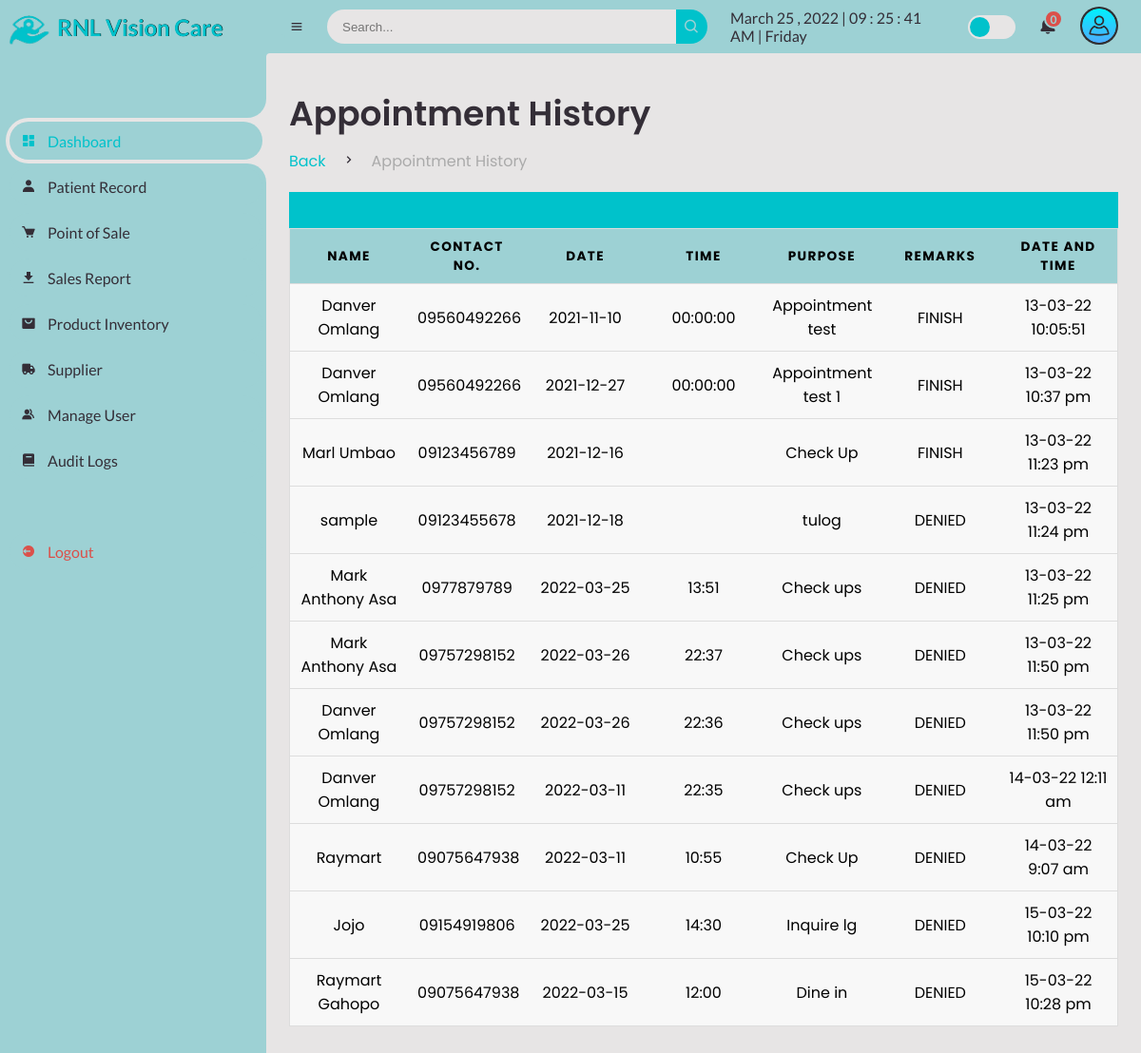
The app's page /Admin/d-appointment-history.php (signed in) with its own data.
### tables this page shows
CREATE TABLE `appointment_history` (
  `app_id` int(11) NOT NULL,
  `app_name` varchar(255) DEFAULT NULL,
  `app_email` varchar(150) DEFAULT NULL,
  `app_contact` varchar(150) DEFAULT NULL,
  `app_date` varchar(255) DEFAULT NULL,
  `app_time` varchar(255) DEFAULT NULL,
  `app_purpose` varchar(255) DEFAULT NULL,
  `app_remarks` varchar(255) DEFAULT NULL,
  `app_DateTime` varchar(255) DEFAULT NULL,
  PRIMARY KEY (`app_id`)
);

### Admin/d-appointment-history.php (the view, shortened to what this page needs)
<?php
include("session.php");
?>
<!DOCTYPE html>
<html lang="en">
<head>
	<link href='https://unpkg.com/boxicons@2.0.9/css/boxicons.min.css' rel='stylesheet'>
	<link rel="stylesheet" href="css\sys_style.css">
</head>
<body>
	<section id="sidebar">
		<a href="#" class="brand">
			<img src="images\logo.png" alt="" width="60px;">
			<span class="text"  style="text-shadow:0.5px 0px #000;">RNL Vision Care</span>
		</a>
		<ul class="side-menu top">
			<li class="active">
				<a href="dashboard.php">
					<i class='bx bxs-dashboard' ></i>
					<span class="text">Dashboard</span>
				</a>
			</li>
			<li>
				<a href="patient-record.php">
					<i class='bx bxs-user' ></i>
					<span class="text">Patient Record</span>
				</a>
			</li>
			<li>
				<a href="point-of-sale.php">
					<i class='bx bxs-cart' ></i>
					<span class="text">Point of Sale</span>
				</a>
			</li>
			<li>
				<a href="sales-report.php">
					<i class='bx bxs-download' ></i>
					<span class="text">Sales Report</span>
				</a>
			</li>
			<li>
				<a href="product.php">
					<i class='bx bxs-shopping-bag-alt' ></i>
					<span class="text">Product Inventory</span>
				</a>
			</li>
			<li>
				<a href="supplier.php">
					<i class='bx bxs-truck' ></i>
					<span class="text">Supplier</span>
				</a>
			</li>
			<li>
				<a href="manage-user.php">
					<i class='bx bxs-group' ></i>
					<span class="text">Manage User</span>
				</a>
			</li>
			<li>
				<a href="audit.php">
					<i class='bx bxs-book' ></i>
					<span class="text">Audit Logs</span>
				</a>
			</li>
		</ul>
		<ul class="side-menu">
			<li>
				<a href="logout.php" class="logout">
					<i class='bx bxs-log-out-circle' ></i>
					<span class="text">Logout</span>
				</a>
			</li>
		</ul>
	</section>
	<section id="content">
		<nav>
			<i class='bx bx-menu' ></i>
			<form action="#">
				<div class="form-input">
					<input type="search" placeholder="Search...">
					<button type="submit" class="search-btn"><i class='bx bx-search' ></i></button>
				</div>
			</form>
			<div id="digital-clock"></div>
			<label for="switch-mode" class="switch-mode"></label>
			<div class="dropdown2">
			<a href="#" class="notification">
				<span class="num">
				<?php
				$query = mysqli_query($conn, "SELECT COUNT(*) as total from client_inquiries WHERE inquiries_status = '2'");
					while($result=mysqli_fetch_array($query)){
					echo $result['total'];
				}
				?>
						  </span>
			</a>
					<?php
			   require_once("../db/notification/notifdisplay.php");
            ?>
			</div>
			<div class="dropdown1">
			<img src="img\user.png" alt="" width="40px" class="userlogo">
			</div>
		</nav>
		<main>
			<div class="head-title">
				<div class="left">
					<h1>Appointment History</h1>
					<ul class="breadcrumb">
						<li>
							<a class="active" href="dashboard.php">Back</a>
						</li>
						<li><i class='bx bx-chevron-right' ></i></li>
						<li>
							<a  href="d-appointment-history.php">Appointment History</a>
						</li>
					</ul>
				</div>
			</div>
			<div>
					<table>
					<caption></caption>
     <thead>
     	<tr>
     	 <th>Name</th>
     	 <th>Contact No.</th>
     	 <th>Date</th>
		 <th>Time</th>
		 <th>Purpose</th>
		 <th>Remarks</th>
		 <th>Date and Time</th>
     	</tr>
     </thead>
     <tbody>
     	  <tr>
     	  		<?php
     	  		$query4 = mysqli_query($conn, "Select * from appointment_history");
     	  		while($row = $query4 -> fetch_assoc()){
?>
     	  	  <td data-label="Name"><?php echo $row['app_name'];?></td>
     	  	  <td data-label="Contact"><?php echo $row['app_contact'];?></td>
     	  	  <td data-label="Date"><?php echo $row['app_date'];?></td>
			  <td data-label="Time"><?php echo $row['app_time'];?></td>
			  <td data-label="Purpose"><?php echo $row['app_purpose'];?></td>
			  <td data-label="Remarks"><?php echo $row['app_remarks'];?></td>
			  <td data-label="DateTime"><?php echo $row['app_DateTime'];?></td>
     	  </tr>
     	  <?php  } ?>
     </tbody>
   </table>
				</div>
		</main>
	</section>
</body>
</html>

### Admin/d-appointment-history.php (style rules this page uses)
table { border: 1px solid #ccc; border-collapse: collapse; margin: 0; padding: 0; width: 100%; table-layout: fixed; }
table caption { font-size: 1.5em; background-color: #00c2cb; margin-top:20px; padding:19px; }
table tr { background-color: #f8f8f8; border: 1px solid #ddd; padding: .35em; }
table th, table td { padding: .625em; text-align: center; }
table th { font-size: .85em; letter-spacing: .1em; text-transform: uppercase; background-color: #9dd1d4; }

### records on screen
appointment_history: app_name "Danver Omlang", app_contact "09560492266", app_date "2021-11-10", app_time "00:00:00", app_purpose "Appointment test", app_remarks "FINISH", app_DateTime "13-03-22 10:05:51"
appointment_history: app_name "Danver Omlang", app_contact "09560492266", app_date "2021-12-27", app_time "00:00:00", app_purpose "Appointment test 1", app_remarks "FINISH", app_DateTime "13-03-22 10:37 pm"
appointment_history: app_name "Marl Umbao", app_contact "09123456789", app_date "2021-12-16", app_purpose "Check Up", app_remarks "FINISH", app_DateTime "13-03-22 11:23 pm"
appointment_history: app_name "sample", app_contact "09123455678", app_date "2021-12-18", app_purpose "tulog", app_remarks "DENIED", app_DateTime "13-03-22 11:24 pm"
appointment_history: app_name "Mark Anthony Asa", app_contact "0977879789", app_date "2022-03-25", app_time "13:51", app_purpose "Check ups", app_remarks "DENIED", app_DateTime "13-03-22 11:25 pm"
appointment_history: app_name "Mark Anthony Asa", app_contact "09757298152", app_date "2022-03-26", app_time "22:37", app_purpose "Check ups", app_remarks "DENIED", app_DateTime "13-03-22 11:50 pm"
appointment_history: app_name "Danver Omlang", app_contact "09757298152", app_date "2022-03-26", app_time "22:36", app_purpose "Check ups", app_remarks "DENIED", app_DateTime "13-03-22 11:50 pm"
appointment_history: app_name "Danver Omlang", app_contact "09757298152", app_date "2022-03-11", app_time "22:35", app_purpose "Check ups", app_remarks "DENIED", app_DateTime "14-03-22 12:11 am"
appointment_history: app_name "Raymart", app_contact "09075647938", app_date "2022-03-11", app_time "10:55", app_purpose "Check Up", app_remarks "DENIED", app_DateTime "14-03-22 9:07 am"
appointment_history: app_name "Jojo", app_contact "09154919806", app_date "2022-03-25", app_time "14:30", app_purpose "Inquire lg", app_remarks "DENIED", app_DateTime "15-03-22 10:10 pm"
appointment_history: app_name "Raymart Gahopo", app_contact "09075647938", app_date "2022-03-15", app_time "12:00", app_purpose "Dine in", app_remarks "DENIED", app_DateTime "15-03-22 10:28 pm"

### other values on screen
$result['total'] "0"
